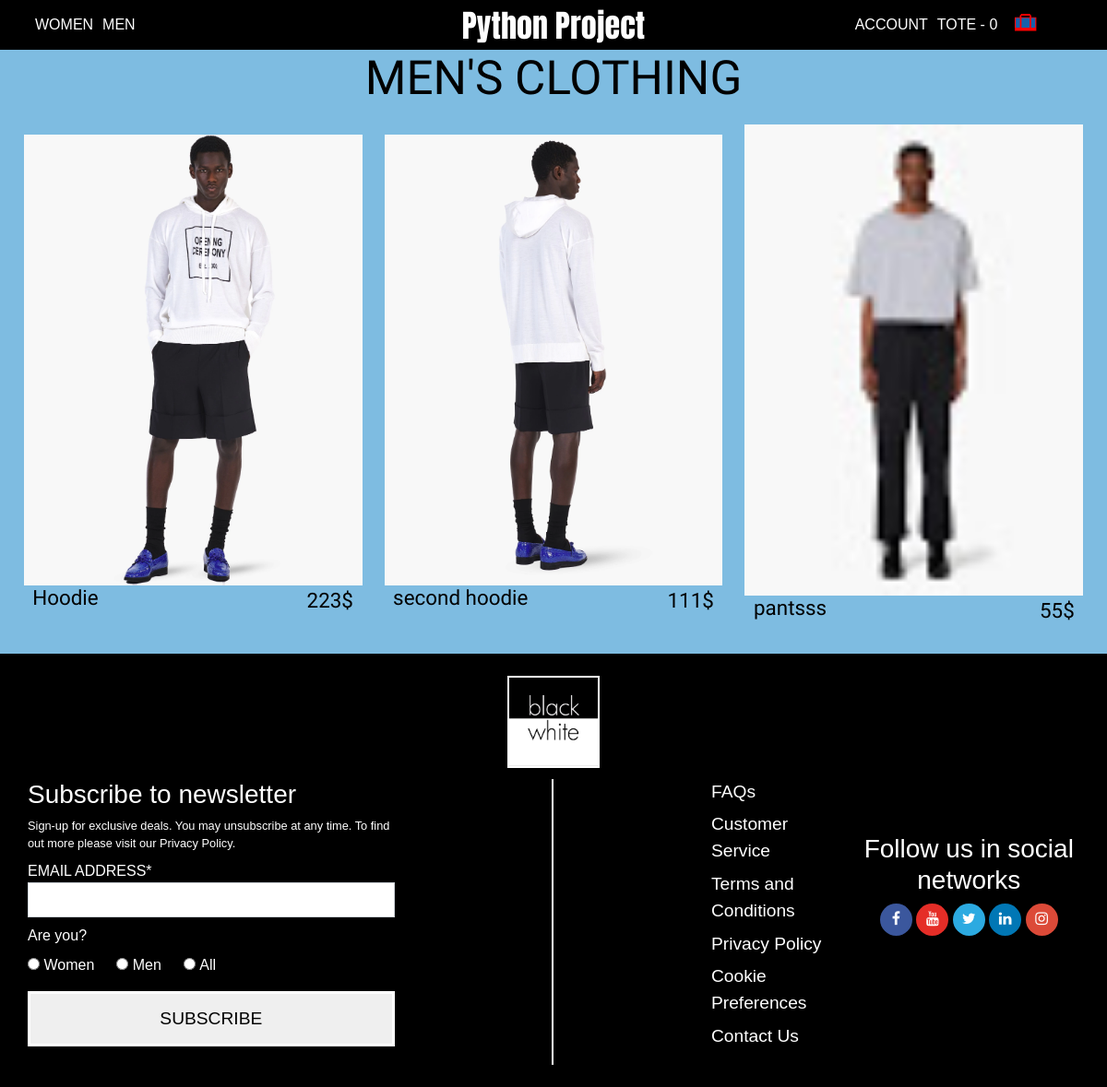
/men/, run on an earlier commit of the app's database.
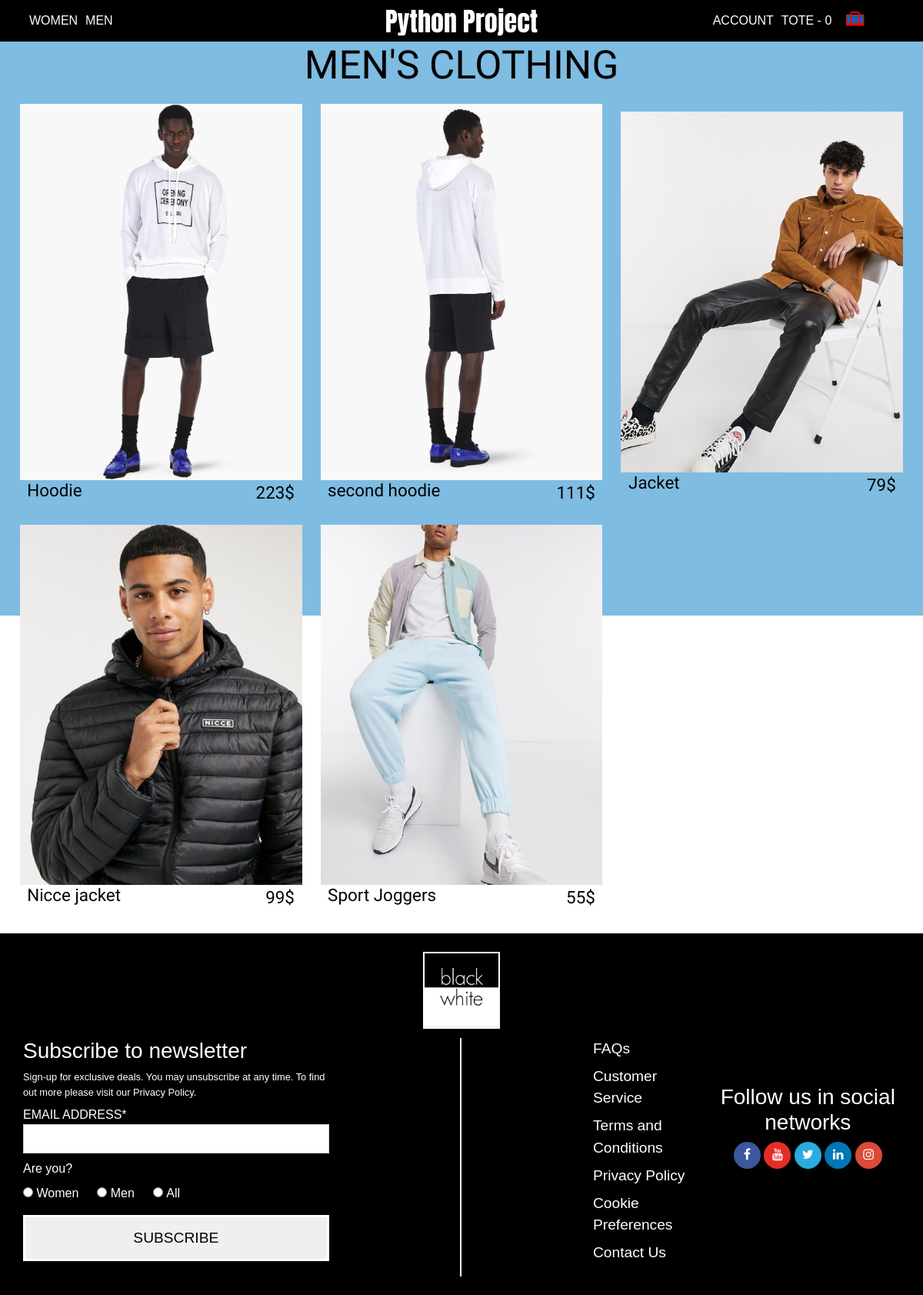
And on a later commit of the database.
### task/models.py (models this page shows, shortened)
class Product(models.Model):
    name = models.CharField(max_length=200, null=True)
    price = models.IntegerField()
    digital = models.BooleanField(default=False, null=True, blank=False)
    GENDER_CHOICES = (
        ('A', 'All'),
        ('M', 'Men'),
        ('W', 'Women'),
    )
    productType = models.CharField(max_length=20, null=True)
    gender = models.CharField(default=3, max_length=1, choices=GENDER_CHOICES)
    color = models.CharField(max_length=20, null=True)
    image = models.ImageField(null=True, blank=True)
    @property
    def imageURL(self):
        try:
            url = self.image.url
        except:
            url = ''
        return url

### task/views.py (the view)
# urls.py: path('men/', views.men),
def men(request):
    data = cartData(request)
    cartItems = data['cartItems']
    men_items = Product.objects.filter(gender="M")
    gender = men_items[0].get_gender_display()
    context = {'all_items': men_items, 'gender': gender, 'cartItems': cartItems}
    return render(request, 'men.html', context)

### task/utils.py (called while the page is built, shortened)
def cookieCart(request):
    try:
        cart = json.loads(request.COOKIES['cart'])
    except:
        cart = {}
        print('CART:', cart)
    items = []
    order = {'get_cart_total': 0, 'get_cart_items': 0, 'shipping': False}
    cartItems = order['get_cart_items']
    return {'cartItems': cartItems, 'order': order, 'items': items}

def cartData(request):
    if request.user.is_authenticated:
        customer = request.user.customer
        order, created = Order.objects.get_or_create(customer=customer, complete=False)
        items = order.orderitem_set.all()
        cartItems = order.get_cart_items
    else:
        cookieData = cookieCart(request)
        cartItems = cookieData['cartItems']
        order = cookieData['order']
        items = cookieData['items']
    return {'cartItems': cartItems, 'order': order, 'items': items}

### task/templates/men.html (shortened to what this page needs)
{% extends 'base.html' %}
{% load static %}
{% block body %}
<div class="page-header">
    <h1 class="header-text">MEN'S CLOTHING</h1>
</div>
<ul class="all-items  ">
    {% for product in all_items %}
    <li class="item ">
        <a href="/item_detail/{{product.id}}/">
        <div class="item-img"><img sizes="100vw" src="{{ product.imageURL }}" alt=""></div>
        <div class="item-info">
            <h2 class="item-name">{{ product.name }}</h2>
            <div class="item-price">
                <span class="span-item-price">{{ product.price }}$</span>
            </div>
        </div>
        </a>
    </li>
    {% endfor %}
</ul>
{% endblock %}

### task/templates/base.html (shortened to what this page needs)
{% load static %}
<!DOCTYPE html>
<html lang="en">
<head>
    <link rel="stylesheet" href="https://stackpath.bootstrapcdn.com/bootstrap/4.5.0/css/bootstrap.min.css">
    <link rel="stylesheet" href="https://cdnjs.cloudflare.com/ajax/libs/font-awesome/4.7.0/css/font-awesome.min.css">
    <link rel="stylesheet" href="{% static 'css/style.css' %}">
</head>
<div id="root">
    <div class="bg">
        <div class="fullscreen-video-wrap">
            <div class="fullscreen-video">
            </div>
        </div>
        <header class="header">
            <nav class="navbar px-5 navbar-expand-md navbar-dark">
                <div class="row collapse navbar-collapse" id="navbarCollapse">
                    <div class="navbar-nav dropdown col-md-3">
                        <div class="dropdown-women">
                            <div class="nav-item dropbtn ">WOMEN</div>
                        </div>
                        <div class="dropdown-men">
                            <div class="nav-item dropbtn ">MEN</div>
                        </div>
                    </div>
                    <div class="logo col-md-6">
                        <a href="/" class="logo-text ">Python Project</a>
                    </div>
                    <div class="navbar-nav col-md-3 account pr-0">
                        <a href="#" class="account-title nav-item  ">ACCOUNT</a>
                        <a href="/cart/" class="nav-item  tote-title">TOTE - <span id="cartItems">{{cartItems}}</span></a>
                        <a href="#" class="nav-item cart cart-title">
                        </a>
                    </div>
                </div>
            </nav>
        </header>
        <main class="main">
            <div class="block">{% block body %}{% endblock %}</div>
        </main>
        <footer class="footer">
            <div class="img-container">
                <img class="logo-img" src="{% static 'img/logo.jpg' %}" alt="">
            </div>
            <div class="container">
                <div class="subscribe">
                    <div class="subscribe-info">
                        <h3>Subscribe to newsletter</h3>
                        <p class="privacy">Sign-up for exclusive deals. You may unsubscribe at any time. To find out
                            more please visit our Privacy Policy.</p>
                        <form action="/subscribe/" method="post">{% csrf_token %}
                            <div class="email">
                                <label for="email">EMAIL ADDRESS*</label><br>
                                <input type="email" required id="email" name="email" class="form-control">
                            </div>
                            <p class="areyou">Are you?</p>
                            <div class="gender">
                                <div class="some-gender">
                                    <input type="radio"  required id="women" name="gender">
                                    <label for="women">Women</label>
                                </div>
                                <div class="some-gender">
                                    <input type="radio" required id="men" name="gender">
                                    <label for="men">Men</label>
                                </div>
                                <div class="some-gender">
                                    <input type="radio" required id="all" name="gender">
                                    <label for="all">All</label>
                                </div>
                            </div>
                            <div class="form-sub">
                                <button type="submit" class="btn-sub">SUBSCRIBE</button>
                            </div>
                        </form>
                    </div>
                </div>
                <div class="about">
                    <nav class="nav">
                        <div class="nav-info">
                            <section class="help">
                                <ul class="help-list">
                                    <li class="help-item"><a href="">FAQs</a></li>
                                    <li class="help-item"><a href="">Customer Service</a></li>
                                    <li class="help-item"><a href="">Terms and Conditions</a></li>
                                    <li class="help-item"><a href="">Privacy Policy</a></li>
                                    <li class="help-item"><a href="">Cookie Preferences</a></li>
                                    <li class="help-item"><a href="">Contact Us</a></li>
                                </ul>
                            </section>
                            <section class="social-networks">
                                <h3>Follow us in social networks</h3>
                                <button type="button"
                                        class="btn btn-social-icon btn-facebook btn-rounded"><i
                                        class="fa fa-facebook"></i></button>
                                <button type="button"
                                        class="btn btn-social-icon btn-youtube btn-rounded"><i
                                        class="fa fa-youtube"></i></button>
                                <button type="button"
                                        class="btn btn-social-icon btn-twitter btn-rounded"><i
                                        class="fa fa-twitter"></i></button>
                                <button type="button"
                                        class="btn btn-social-icon btn-linkedin btn-rounded"><i
                                        class="fa fa-linkedin"></i></button>
                                <button type="button"
                                        class="btn btn-social-icon btn-instagram btn-rounded"><i
                                        class="fa fa-instagram"></i></button>
                            </section>
                        </div>
                    </nav>
                </div>
            </div>
        </footer>
    </div>
</div>
</body>
</html>

### task/static/css/style.css (style rules this page uses)
* { margin: 0; padding: 0; box-sizing: border-box; }
#root { !!overflow-x:hidden; }
.bg { min-height: 100%; display: flex; flex: 1 0 auto; flex-direction: column; }
.header { position:sticky; z-index:100; top:0; }
li { list-style-type: none; }
.navbar { padding-top: 0; padding-bottom: 0; background: black; }
.navbar-dark .navbar-nav .nav-item { color: white; }
.nav-item { padding: 15px 5px; cursor: pointer; }
.cart { display:flex; }
.tote-title { margin-right: 3%; }
.account-title { padding: auto; }
.logo { justify-content: center; text-align: center; }
.account { justify-content: center; }
.logo-text { font-family: 'Anton'; font-size: 34px; color: white; }
.fullscreen-video-wrap { position: fixed; top: 0; left: 0; width: 100vw; height: 100vh; z-index: -1; background-color: #7EBCE1; }
.fullscreen-video { position: relative; width: 100%; height: 100%; width: 100%; height: 100%; object-fit: cover; }
.page-header { width: 100%; display: flex; justify-content: center; align-items: center; }
.header-text { text-transform: uppercase; font-size: 3.2rem; color: black; font-family: 'Alata'; }
img { width: 100%; }
.all-items { padding-left: 1.6rem; padding-right: 1.6rem; display: flex; align-items: center; width: 100%; flex-wrap: wrap; }
.item { flex-wrap: wrap; margin: 1% 0; display: list-item; list-style: none; width: calc(((((100% - (2 * 0px) - (2.4500000000000000rem * (12 - 1 ))) / 12) * 3) + ((2) * 2.4000000000000004rem)) + (0 * 2.4000000000000004rem)); }
.item-info { display: flex; margin: 0 0.6rem; }
.item-price { margin-left: auto; display: flex; }
.span-item-price, .item-name { font-size: 1.4rem; color: black; font-family: 'Titillium Web', sans-serif; }
.footer { color: white; background: black; padding: 2% 0; flex: 0 0 auto; }
.logo-img { width: 100px; height: 100px; border: solid 2px white; }
.img-container { text-align: center; margin-bottom: 1%; }
.footer .container { padding: 0 0; display: flex; }
.subscribe { max-width: 50%; border-right: solid 2px white; }
.about { width: 50%; }
.subscribe-info { width:70%; }
.privacy { font-size: 0.8rem; margin: 0.5rem 0; }
.footer label { margin-bottom: 0; }
.footer .form-control { border-radius: 0; }
.areyou { padding: 0.5rem 0; margin-bottom: 0; }
.gender { display: flex; }
.some-gender { padding-right: 1.5rem; }
.footer .form-sub { margin: 1rem 0; }
.footer .btn-sub { display: flex; justify-content: center; align-items: center; text-align: center; height: 3.8rem; width: 100%; font-size: 1.2rem; padding: 1rem; border: solid 0.2rem white }
.footer a { color: white; }
.help-item { list-style: none; font-size: 1.2rem; margin-bottom: 7px; }
.nav-info { margin-left: 30%; display:flex; }
.help { width: 30%; margin-right: 10%; }
.social-networks { margin-top: 15%; width: 60%; justify-content: center; align-items: center; text-align: center; }
.btn.btn-social-icon { width: 35px; height: 35px; padding: 0; }
.btn.btn-rounded { border-radius: 50px; }
.btn-facebook { background: #3b579d; color: #ffffff }
.btn-youtube { background: #e52d27; color: #ffffff }
.btn-twitter { background: #2caae1; color: #ffffff }
.btn-linkedin { background: #0177b5; color: #ffffff }
.btn-instagram { background: #dc4a38; color: #ffffff }
@media screen and (min-width:761px) and (max-width:1440px) { .item { width: calc((100% / 3) - 1rem); margin-right: 1.5rem; } }
@media screen and (min-width:761px) and (max-width:1440px) { .item:nth-of-type(3n) { margin-right: 0; } }

What changed in the data, as far as the page shows it:
removed Product: imageURL (picture), name "pantsss", price "55"
added Product: imageURL (picture), name "Jacket", price "79"
added Product: imageURL (picture), name "Nicce jacket", price "99"
added Product: imageURL (picture), name "Sport Joggers", price "55"
